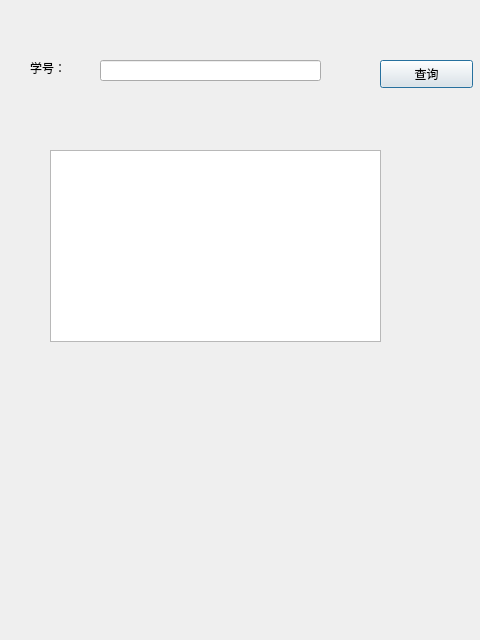
<?xml version="1.0" encoding="UTF-8"?>
<ui version="4.0">
 <class>NUInquire</class>
 <widget class="QDialog" name="NUInquire">
  <property name="geometry">
   <rect>
    <x>0</x>
    <y>0</y>
    <width>480</width>
    <height>640</height>
   </rect>
  </property>
  <property name="windowTitle">
   <string>Dialog</string>
  </property>
  <widget class="QPushButton" name="pushButton">
   <property name="geometry">
    <rect>
     <x>380</x>
     <y>60</y>
     <width>93</width>
     <height>28</height>
    </rect>
   </property>
   <property name="text">
    <string>查询</string>
   </property>
  </widget>
  <widget class="QLabel" name="label">
   <property name="geometry">
    <rect>
     <x>30</x>
     <y>60</y>
     <width>72</width>
     <height>15</height>
    </rect>
   </property>
   <property name="text">
    <string>学号：</string>
   </property>
  </widget>
  <widget class="QLineEdit" name="lineEdit">
   <property name="geometry">
    <rect>
     <x>100</x>
     <y>60</y>
     <width>221</width>
     <height>21</height>
    </rect>
   </property>
  </widget>
  <widget class="QTextBrowser" name="textBrowser">
   <property name="geometry">
    <rect>
     <x>50</x>
     <y>150</y>
     <width>331</width>
     <height>192</height>
    </rect>
   </property>
  </widget>
 </widget>
 <resources/>
 <connections/>
</ui>
